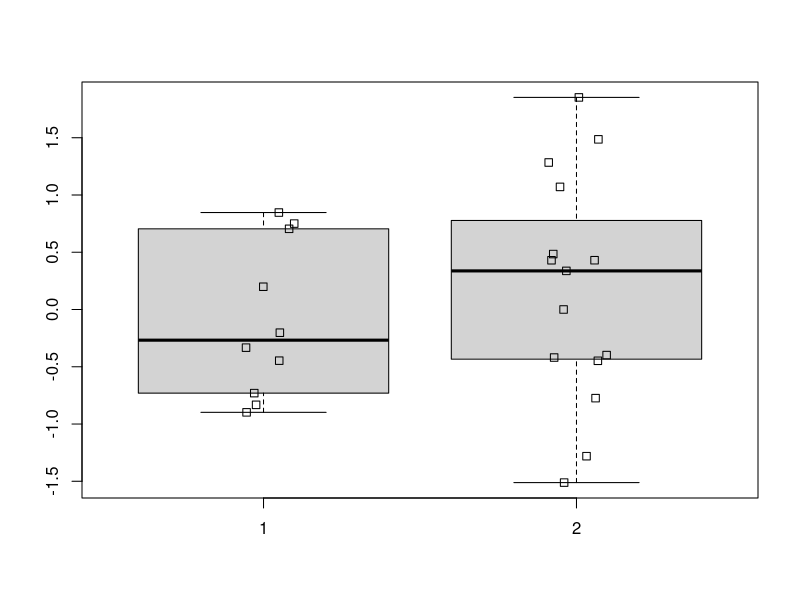
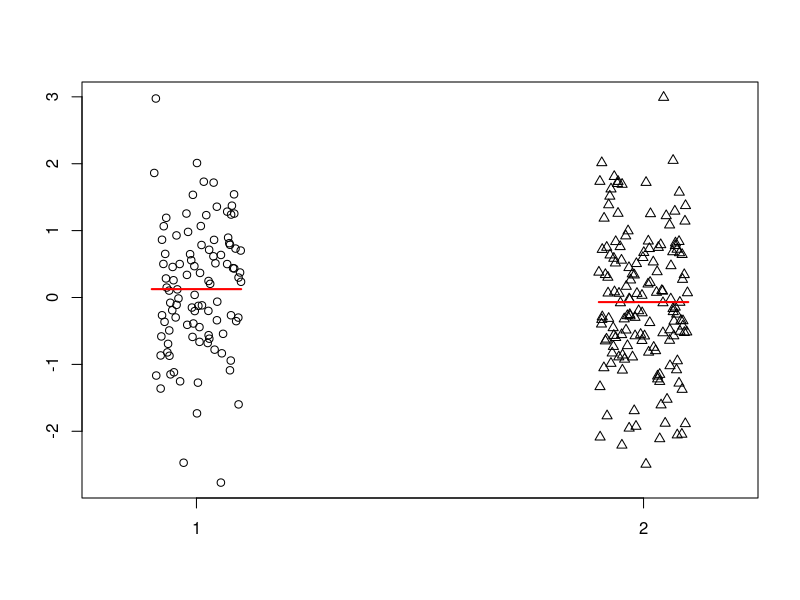
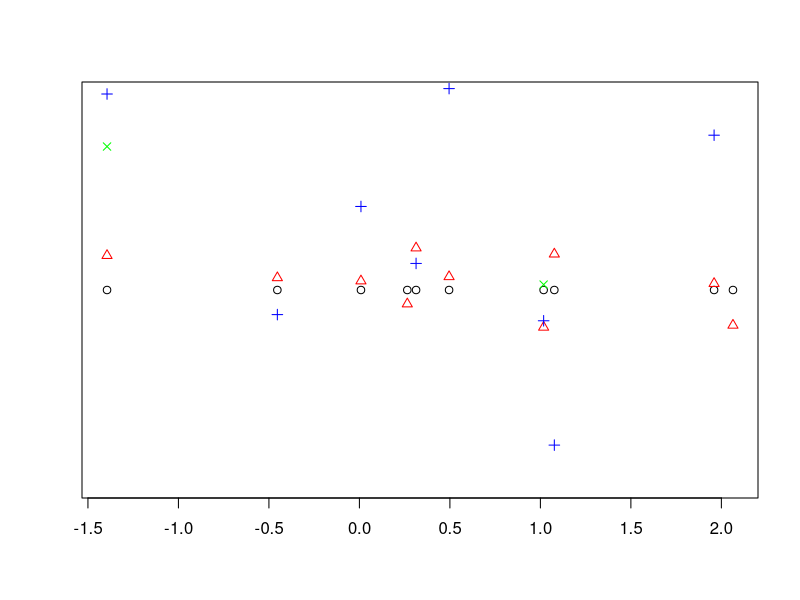
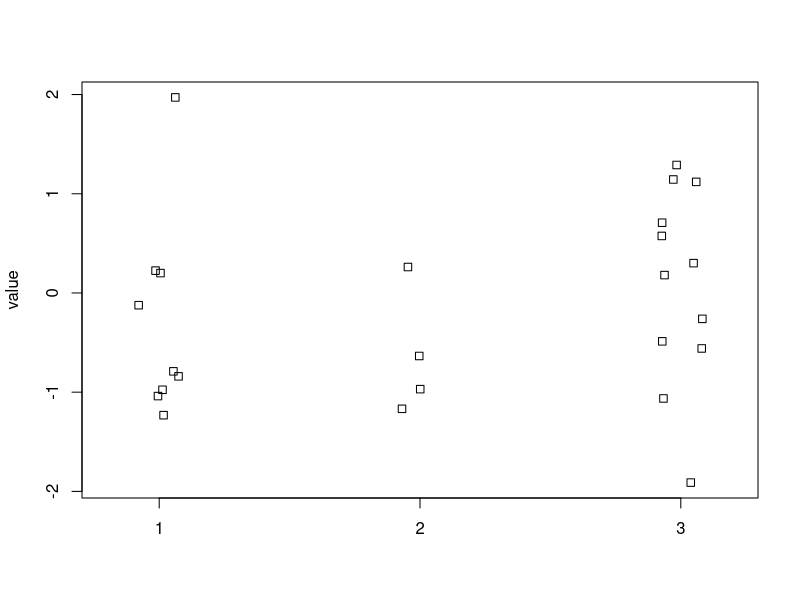

Write the R code that produced these figures, in order.
###############################
### boxplot + stripchart    ###
###############################
### 首先看几个例子
### 第一个例子实际上是很多人经常需求的，即boxplot上显示散点图
x <- rnorm(10)
y <- rnorm(15)
xy <- c(list(x), list(y))
boxplot(xy)
# 参数add= TRUE, 可以看出该函数也是个初级函数
stripchart(xy, method= "jitter", vertical= T, add= T)

### 第二个例子是只画散点，但是要加上均值：stripchart加均值线
x <- rnorm(100)
y <- rnorm(150)
xy <- c(list(x), list(y))
mean_x <- mean(x)
mean_y <- mean(y)
# 参数method= "jitter"，并使用pch改变点的形状
stripchart(xy, method= "jitter", vertical= T, pch= c(21, 24))
# 添加均值线，其中标签的x坐标是1和2，所以添加就容易了
lines(x=c(1 - .1, 1+ .1),y= c(mean_x, mean_x), lwd= 2, col= "red")
lines(x=c(2 - .1, 2+ .1),y= c(mean_y, mean_y), lwd= 2, col= "red")

###--- stripchart函数解析 ---
# stripchart是graphics基础包中的函数，用来绘制一维散点图。
# 帮助文档描述中也提到，当数据量足够小时，可以用来替代boxplot。
# 关键参数：
#      1. method
#         该参数控制点的排布方式，配合jitter参数使用。
#         当method= "jitter"，点的排布开始颤抖，不再如method= "overlap"时排布在一条线上。
#         参数jitter越大，点颤动幅度越大；当method= "jitter", jitter= 0，效果同method= "overlap"。
#      e.g.
z <- rnorm(10)
stripchart(z, method= "jitter", jitter= 0, pch= 1)
stripchart(z, method= "jitter", jitter= .1, col= "red", pch= 2, add= T)
stripchart(z, method= "jitter", jitter= .5, col= "blue", pch= 3, add= T)
stripchart(z, method= "jitter", jitter= 1, col= "green", pch= 4, add= T)
#      2. vertical
#         该参数控制点排布的方向，是水平还是垂直。
#      3. x/data
#         x一般是数字向量，或者包含多个数字向量的列表，就如上面的第二个示例。
#         data一般是数据库或者列表，用于y~g形式的公式，表示根据g分组对y进行绘图。
#      e.g.
y <- rnorm(25)
g <- sample(1:3, 25, replace= T)
yg <- data.frame(value= y, group= g)
stripchart(value~group, yg, method= "jitter", vertical= T)
#      4. group.names
#         很明显，是用来该分组标签名字的，与另一个参数dlab相似。
